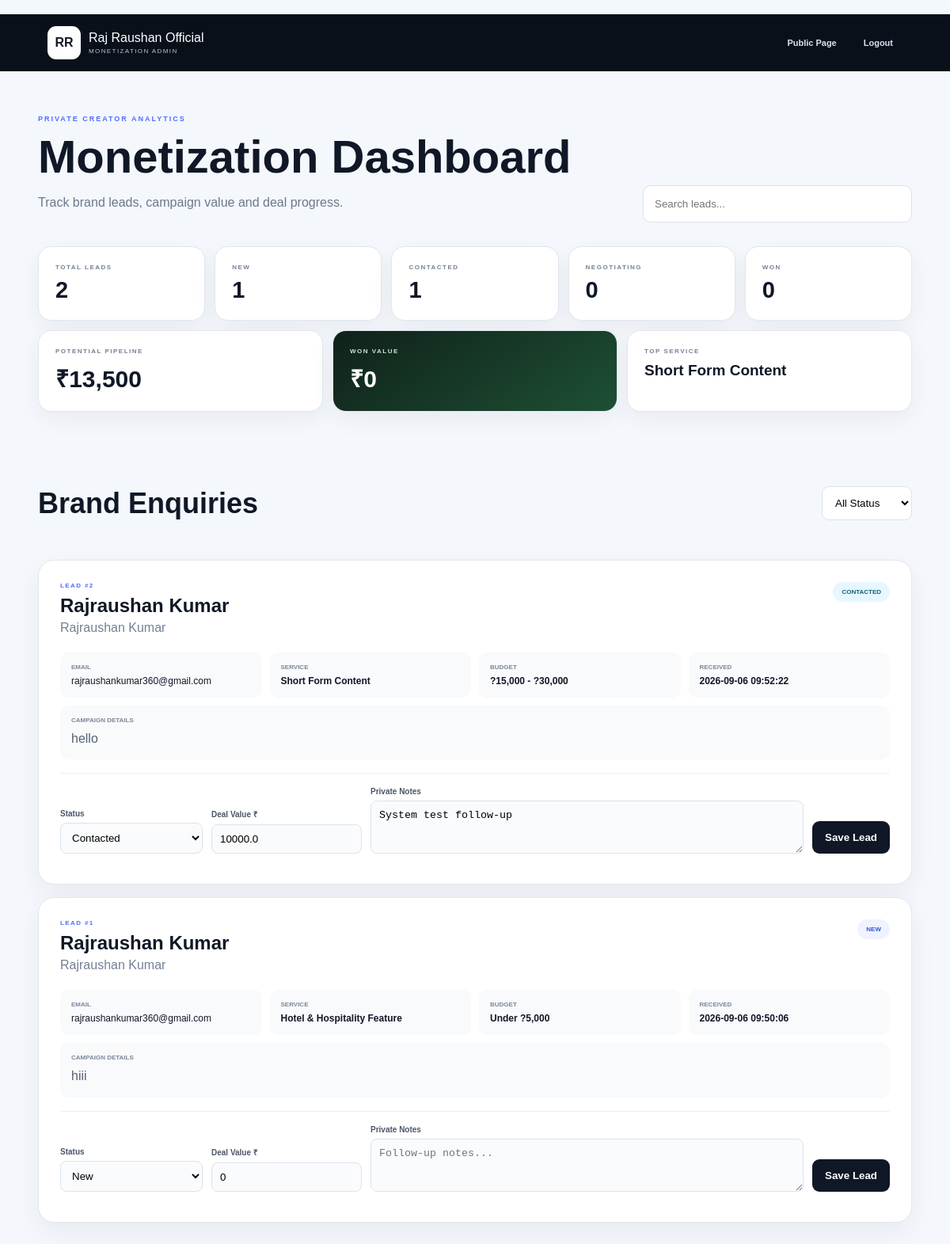
The app's page /monetization-dashboard (signed in) with its own data.
### tables this page shows
CREATE TABLE brand_enquiries (
            id INTEGER PRIMARY KEY AUTOINCREMENT,
            name TEXT NOT NULL,
            email TEXT NOT NULL,
            company TEXT,
            service TEXT NOT NULL,
            budget TEXT,
            message TEXT NOT NULL,
            status TEXT DEFAULT 'new',
            created_at TEXT DEFAULT CURRENT_TIMESTAMP
        , estimated_value REAL DEFAULT 0, notes TEXT DEFAULT '', updated_at TEXT);

### monetization_admin.py (the view)
@monetization_admin_bp.route(
    "/monetization-dashboard"
)
def monetization_dashboard():
    if not logged_in():
        return redirect(
            url_for(
                "monetization_admin.monetization_login"
            )
        )
    data = (
        build_dashboard_data()
    )
    return render_template(
        "monetization_dashboard.html",
        **data,
        csrf_token=session.get(
            "monetization_csrf",
            ""
        ),
    )

### monetization_admin.py (called while the page is built)
def get_connection():
    connection = sqlite3.connect(
        DB_PATH
    )
    connection.row_factory = (
        sqlite3.Row
    )
    return connection

def logged_in():
    return (
        session.get(
            "monetization_admin"
        )
        is True
    )

def estimate_budget_value(
    budget
):
    text = str(
        budget
        or ""
    ).lower()
    if "30,000+" in text:
        return 45000
    if (
        "15,000" in text
        and
        "30,000" in text
    ):
        return 22500
    if (
        "5,000" in text
        and
        "15,000" in text
    ):
        return 10000
    if "under" in text:
        return 3500
    if "discuss" in text:
        return 12000
    return 0

### templates/monetization_dashboard.html (shortened to what this page needs)
﻿<!DOCTYPE html>
<html lang="en">
<head>
<link
    rel="stylesheet"
    href="/static/css/monetization_dashboard.css"
>
</head>
<body>
<header class="admin-nav">
    <a href="/">
        <strong>
            RR
        </strong>
        <span>
            Raj Raushan Official
            <small>
                MONETIZATION ADMIN
            </small>
        </span>
    </a>
    <div>
        <a href="/work-with-me">
            Public Page
        </a>
        <a href="/monetization-logout">
            Logout
        </a>
    </div>
</header>
<main class="dashboard">
<section class="dashboard-heading">
    <div>
        <span>
            PRIVATE CREATOR ANALYTICS
        </span>
        <h1>
            Monetization Dashboard
        </h1>
        <p>
            Track brand leads,
            campaign value and deal progress.
        </p>
    </div>
    <input
        id="leadSearch"
        type="search"
        placeholder="Search leads..."
    >
</section>
<section class="stats-grid">
    <article>
        <span>TOTAL LEADS</span>
        <strong>{{ total }}</strong>
    </article>
    <article>
        <span>NEW</span>
        <strong>{{ new_count }}</strong>
    </article>
    <article>
        <span>CONTACTED</span>
        <strong>{{ contacted_count }}</strong>
    </article>
    <article>
        <span>NEGOTIATING</span>
        <strong>{{ negotiating_count }}</strong>
    </article>
    <article>
        <span>WON</span>
        <strong>{{ won_count }}</strong>
    </article>
</section>
<section class="money-grid">
    <article>
        <span>
            POTENTIAL PIPELINE
        </span>
        <strong>
            ₹{{ "{:,.0f}".format(potential_value) }}
        </strong>
    </article>
    <article class="won-card">
        <span>
            WON VALUE
        </span>
        <strong>
            ₹{{ "{:,.0f}".format(won_value) }}
        </strong>
    </article>
    <article>
        <span>
            TOP SERVICE
        </span>
        {% if top_services %}
        <strong class="service-name">
            {{ top_services[0].service }}
        </strong>
        {% else %}
        <strong class="service-name">
            No data yet
        </strong>
        {% endif %}
    </article>
</section>
<section class="leads-section">
    <div class="leads-title">
        <h2>
            Brand Enquiries
        </h2>
        <select id="statusFilter">
            <option value="all">
                All Status
            </option>
        </select>
    </div>
    <div id="leadList">
        {% for lead in leads %}
        <article
            class="lead-card"
            data-lead-id="{{ lead.id }}"
            data-status="{{ lead.status }}"
            data-search="
                {{ lead.name|lower }}
                {{ lead.email|lower }}
                {{ lead.company|default('', true)|lower }}
                {{ lead.service|lower }}
            "
        >
            <div class="lead-header">
                <div>
                    <span>
                        LEAD #{{ lead.id }}
                    </span>
                    <h3>
                        {{ lead.name }}
                    </h3>
                    <p>
                        {{ lead.company or "Company not specified" }}
                    </p>
                </div>
                <b class="status status-{{ lead.status }}">
                    {{ lead.status|upper }}
                </b>
            </div>
            <div class="lead-info">
                <div>
                    <span>
                        EMAIL
                    </span>
                    <a href="mailto:{{ lead.email }}">
                        {{ lead.email }}
                    </a>
                </div>
                <div>
                    <span>
                        SERVICE
                    </span>
                    <strong>
                        {{ lead.service }}
                    </strong>
                </div>
                <div>
                    <span>
                        BUDGET
                    </span>
                    <strong>
                        {{ lead.budget or "Not specified" }}
                    </strong>
                </div>
                <div>
                    <span>
                        RECEIVED
                    </span>
                    <strong>
                        {{ lead.created_at }}
                    </strong>
                </div>
            </div>
            <div class="campaign-message">
                <span>
                    CAMPAIGN DETAILS
                </span>
                <p>
                    {{ lead.message }}
                </p>
            </div>
            <div class="lead-controls">
                <label>
                    Status
                    <select class="lead-status">
                        {% for option in [
                            "new",
                            "contacted",
                            "negotiating",
                            "won",
                            "closed"
                        ] %}
                        <option
                            value="{{ option }}"
                            {% if option == lead.status %}selected{% endif %}
                        >
                            {{ option|capitalize }}
                        </option>
                        {% endfor %}
                    </select>
                </label>
                <label>
                    Deal Value ₹
                    <input
                        class="lead-value"
                        type="number"
                        min="0"
                        step="100"
                        value="{{ lead.estimated_value or 0 }}"
                    >
                </label>
                <label>
                    Private Notes
                    <textarea
                        class="lead-notes"
                        placeholder="Follow-up notes..."
                    >{{ lead.notes or "" }}</textarea>
                </label>
                <button
                    class="save-lead"
                    type="button"
                >
                    Save Lead
                </button>
            </div>
        </article>
        {% else %}
        <div class="empty-leads">
            No brand enquiries yet.
        </div>
        {% endfor %}
    </div>
</section>
</main>
</body>
</html>

### static/css/monetization_dashboard.css (style rules this page uses)
body { margin: 0; font-family: Arial, Helvetica, sans-serif; background: #f4f7fb; color: #101827; }
.admin-nav { min-height: 72px; padding: 0 5%; position: sticky; top: 0; z-index: 1000; display: flex; align-items: center; justify-content: space-between; background: #09101a; color: white; }
.admin-nav > a { display: flex; align-items: center; gap: 10px; color: white; text-decoration: none; }
.admin-nav > a > strong { width: 42px; height: 42px; display: flex; align-items: center; justify-content: center; border-radius: 11px; background: white; color: #101827; }
.admin-nav small { display: block; margin-top: 3px; color: #b8c4d3; font-size: 8px; letter-spacing: 1.4px; }
.admin-nav > div { display: flex; gap: 10px; }
.admin-nav > div a { padding: 9px 12px; color: #d9e1ec; text-decoration: none; font-size: 11px; font-weight: 800; }
.dashboard { width: 92%; max-width: 1350px; margin: auto; padding: 55px 0 90px; }
.dashboard-heading { display: flex; justify-content: space-between; align-items: flex-end; gap: 20px; margin-bottom: 30px; }
.dashboard-heading span { color: #536dfe; font-size: 9px; font-weight: 900; letter-spacing: 2px; }
.dashboard-heading h1 { margin: 9px 0; font-size: clamp( 38px, 5vw, 58px ); }
.dashboard-heading p { color: #6d788b; }
#leadSearch { width: min(100%, 340px); min-height: 47px; padding: 0 14px; border: 1px solid #dce3ed; border-radius: 10px; background: white; }
.stats-grid { display: grid; grid-template-columns: repeat(5,1fr); gap: 12px; }
.stats-grid article, .money-grid article { padding: 21px; border: 1px solid #e1e7ef; border-radius: 17px; background: white; box-shadow: 0 10px 30px rgba(15,23,42,.05); }
.stats-grid span, .money-grid span { display: block; color: #748095; font-size: 8px; font-weight: 900; letter-spacing: 1.5px; }
.stats-grid strong { display: block; margin-top: 8px; font-size: 29px; }
.money-grid { margin-top: 12px; display: grid; grid-template-columns: repeat(3,1fr); gap: 12px; }
.money-grid strong { display: block; margin-top: 9px; font-size: 30px; }
.money-grid .service-name { font-size: 19px; }
.money-grid .won-card { color: white; background: linear-gradient( 145deg, #102119, #1d5035 ); }
.money-grid .won-card span { color: #cbe5d4; }
.leads-section { margin-top: 65px; }
.leads-title { display: flex; justify-content: space-between; align-items: center; margin-bottom: 20px; }
.leads-title h2 { font-size: 36px; }
#statusFilter { min-height: 43px; padding: 0 12px; border: 1px solid #dce3ed; border-radius: 9px; background: white; }
#leadList { display: grid; gap: 16px; }
.lead-card { padding: 27px; border: 1px solid #e1e7ef; border-radius: 20px; background: white; box-shadow: 0 12px 35px rgba(15,23,42,.055); }
.lead-header { display: flex; justify-content: space-between; align-items: flex-start; gap: 20px; }
.lead-header > div > span { color: #536dfe; font-size: 8px; font-weight: 900; letter-spacing: 1.4px; }
.lead-header h3 { margin: 7px 0 5px; font-size: 24px; }
.lead-header p { margin: 0; color: #748095; }
.status { padding: 8px 11px; border-radius: 999px; font-size: 8px; }
.status-new { color: #3554d1; background: #eef3ff; }
.status-contacted { color: #17617d; background: #e6f7ff; }
.lead-info { margin-top: 22px; display: grid; grid-template-columns: repeat(4,1fr); gap: 10px; }
.lead-info div, .campaign-message { padding: 14px; border-radius: 10px; background: #f8fafc; }
.lead-info span, .campaign-message > span { display: block; margin-bottom: 6px; color: #7b8798; font-size: 8px; font-weight: 900; }
.lead-info a, .lead-info strong { color: #101827; font-size: 12px; text-decoration: none; overflow-wrap: anywhere; }
.campaign-message { margin-top: 10px; }
.campaign-message p { margin: 0; color: #566275; line-height: 1.6; }
.lead-controls { margin-top: 17px; padding-top: 17px; display: grid; grid-template-columns: 180px 190px 1fr auto; gap: 11px; align-items: end; border-top: 1px solid #edf0f4; }
.lead-controls label { color: #4b5668; font-size: 10px; font-weight: 800; }
.lead-controls select, .lead-controls input, .lead-controls textarea { width: 100%; margin-top: 6px; padding: 10px; border: 1px solid #dce3ed; border-radius: 8px; background: #fafbfd; }
.lead-controls textarea { min-height: 67px; resize: vertical; }
.save-lead { min-height: 41px; padding: 0 16px; border: 0; border-radius: 9px; background: #101827; color: white; cursor: pointer; font-weight: 800; }
.lead-info { grid-template-columns: repeat( auto-fit, minmax( 180px, 1fr ) ) !important; }

### records on screen
brand_enquiries: service "Short Form Content", id "2", name "Rajraushan Kumar", company "Rajraushan Kumar", status "CONTACTED", email "rajraushankumar360@gmail.com", budget "?15,000 - ?30,000", created_at "2026-09-06 09:52:22", message "hello", status "Contacted", estimated_value "10000.0", notes "System test follow-up"
brand_enquiries: id "1", name "Rajraushan Kumar", company "Rajraushan Kumar", status "NEW", email "rajraushankumar360@gmail.com", service "Hotel & Hospitality Feature", budget "Under ?5,000", created_at "2026-09-06 09:50:06", message "hiii", status "New", estimated_value "0"

### other values on screen
{{ total }} "2"
{{ new_count }} "1"
{{ contacted_count }} "1"
{{ negotiating_count }} "0"
{{ won_count }} "0"
{{ "{:,.0f}".format(potential_value) }} "13,500"
{{ "{:,.0f}".format(won_value) }} "0"
